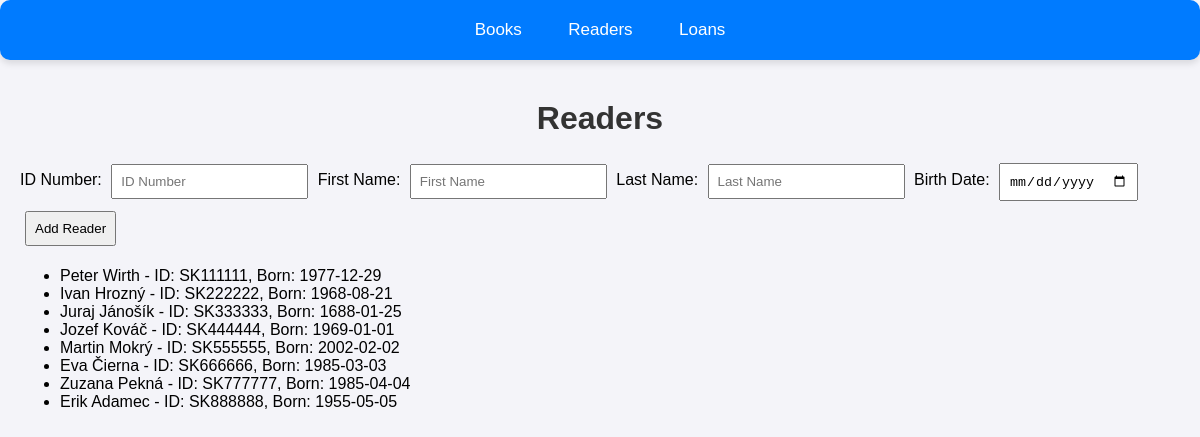
Before: /readers with the older database file.
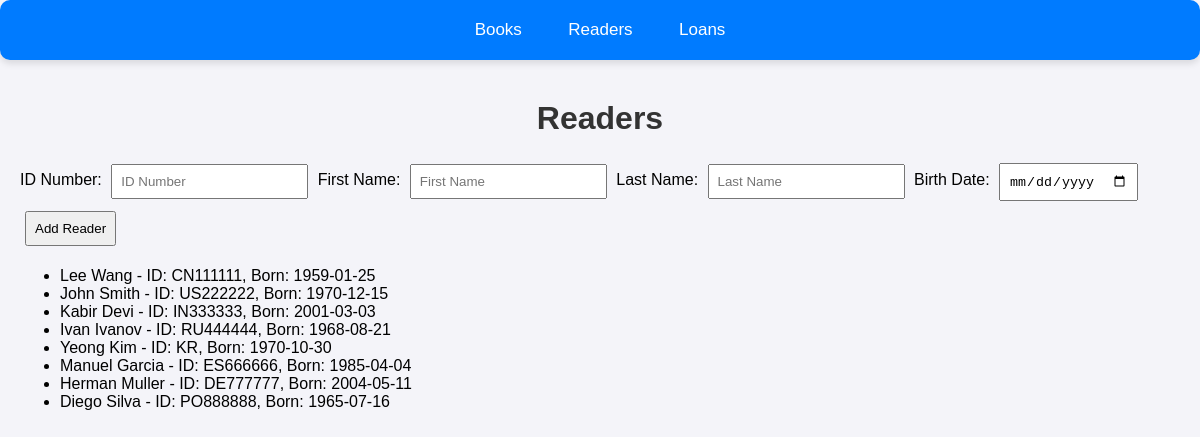
After: the same page with the newer database file.
### models.py (models this page shows)
class Readers(db.Model):
    id_number = db.Column(db.String(20), primary_key=True)
    first_name = db.Column(db.String(50), nullable=False)
    last_name = db.Column(db.String(50), nullable=False)
    birth_date = db.Column(db.Date, nullable=False)
    loans = db.relationship('Loans', back_populates='readers', cascade="all, delete-orphan")

### main.py (the view, shortened to what this page needs)
@app.route('/readers', methods=['GET', 'POST'])
def readers_manage():
    readers = Readers.query.all()
    return render_template('readers.html', readers=readers)

### templates/readers.html
{% extends 'base.html' %}
{% block content %}
<h1>Readers</h1>
<form method="POST" action="{{ url_for('readers_manage') }}">
    <label for="id_number">ID Number:</label>
    <input type="text" id="id_number" name="id_number" placeholder="ID Number" required>
    <label for="first_name">First Name:</label>
    <input type="text" id="first_name" name="first_name" placeholder="First Name" required>
    <label for="last_name">Last Name:</label>
    <input type="text" id="last_name" name="last_name" placeholder="Last Name" required>
    <label for="birth_date">Birth Date:</label>
    <input type="date" id="birth_date" name="birth_date" required>
    <button type="submit">Add Reader</button>
</form>
<ul>
    {% for reader in readers %}
    <li>
        {{ reader.first_name }} {{ reader.last_name }} - ID: {{ reader.id_number }}, Born: {{ reader.birth_date }}
    </li>
    {% endfor %}
</ul>
{% endblock %}

Changed rows visible on the page:
removed Readers: first_name "Peter", last_name "Wirth", id_number "SK111111", birth_date "1977-12-29"
removed Readers: first_name "Ivan", last_name "Hrozný", id_number "SK222222", birth_date "1968-08-21"
removed Readers: first_name "Juraj", last_name "Jánošík", id_number "SK333333", birth_date "1688-01-25"
removed Readers: first_name "Jozef", last_name "Kováč", id_number "SK444444", birth_date "1969-01-01"
removed Readers: first_name "Martin", last_name "Mokrý", id_number "SK555555", birth_date "2002-02-02"
removed Readers: first_name "Eva", last_name "Čierna", id_number "SK666666", birth_date "1985-03-03"
removed Readers: first_name "Zuzana", last_name "Pekná", id_number "SK777777", birth_date "1985-04-04"
removed Readers: first_name "Erik", last_name "Adamec", id_number "SK888888", birth_date "1955-05-05"
added Readers: first_name "Lee", last_name "Wang", id_number "CN111111", birth_date "1959-01-25"
added Readers: first_name "John", last_name "Smith", id_number "US222222", birth_date "1970-12-15"
added Readers: first_name "Kabir", last_name "Devi", id_number "IN333333", birth_date "2001-03-03"
added Readers: first_name "Ivan", last_name "Ivanov", id_number "RU444444", birth_date "1968-08-21"
added Readers: first_name "Yeong", last_name "Kim", id_number "KR", birth_date "1970-10-30"
added Readers: first_name "Manuel", last_name "Garcia", id_number "ES666666", birth_date "1985-04-04"
added Readers: first_name "Herman", last_name "Muller", id_number "DE777777", birth_date "2004-05-11"
added Readers: first_name "Diego", last_name "Silva", id_number "PO888888", birth_date "1965-07-16"
